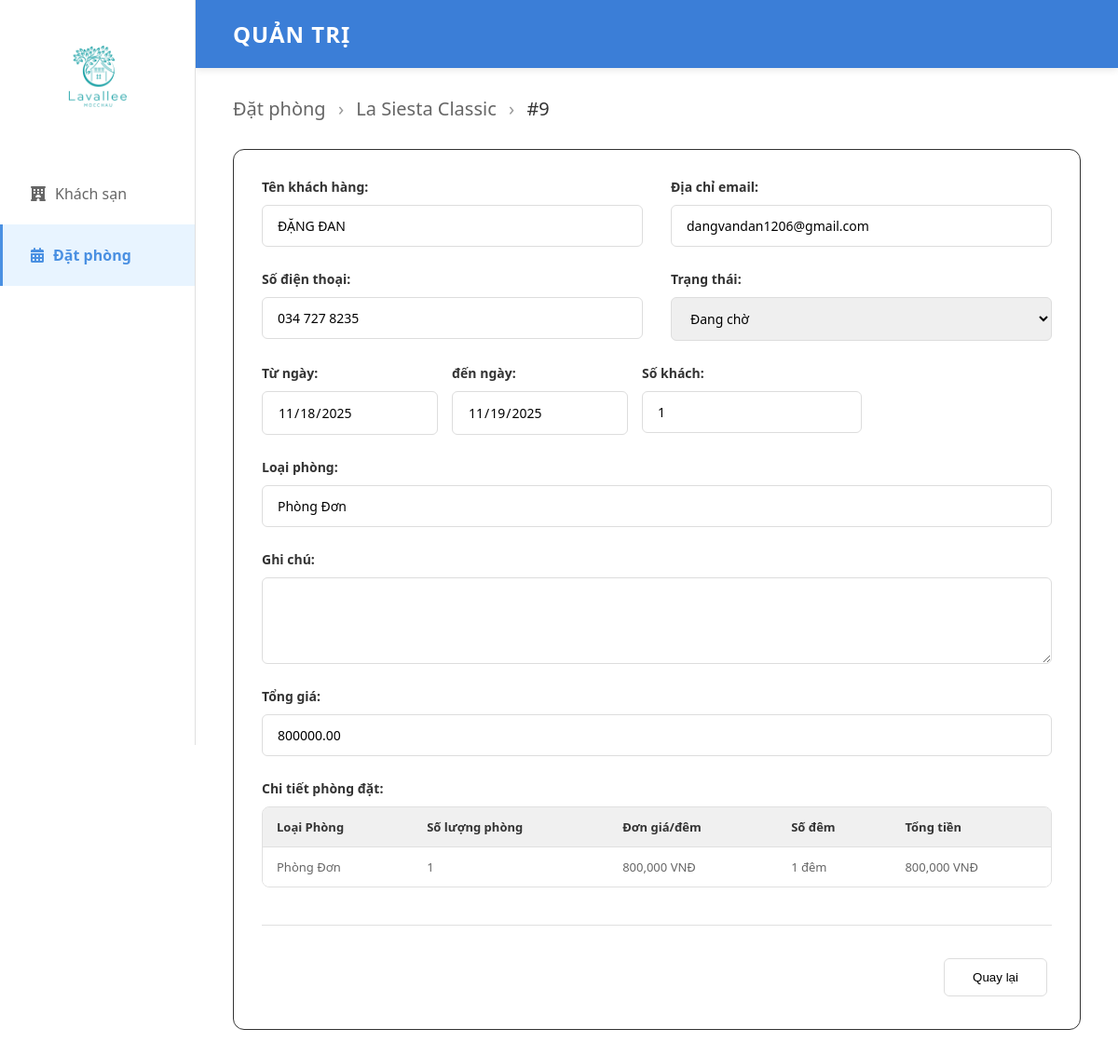
Screenshot of /admin-CTdatphong.php?id=9 (signed in) with the database file from the repository.
### tables this page shows
CREATE TABLE `bookings` (
  `booking_id` int NOT NULL,
  `user_id` int NOT NULL,
  `hotel_id` int NOT NULL,
  `room_id` int NOT NULL,
  `room_numbers` varchar(500) DEFAULT NULL,
  `room_quantity` int DEFAULT NULL,
  `check_in_date` date NOT NULL,
  `check_out_date` date NOT NULL,
  `num_guests` int NOT NULL DEFAULT '1',
  `total_price` decimal(10,2) NOT NULL,
  `status` enum('Chưa xác nhận','Đã xác nhận','Đã hoàn thành','Đã hủy') DEFAULT 'Chưa xác nhận',
  `notes` text,
  `created_at` timestamp NOT NULL DEFAULT CURRENT_TIMESTAMP,
  `updated_at` timestamp NOT NULL DEFAULT CURRENT_TIMESTAMP ON UPDATE CURRENT_TIMESTAMP
);

CREATE TABLE `khachsan` (
  `MaKS` int NOT NULL,
  `Ten` varchar(255) NOT NULL,
  `hangkhachsan` enum('cao cấp','sang trọng','bình dân') NOT NULL,
  `diemdg` decimal(2,1) DEFAULT '0.0',
  `xemhang` enum('xuất sắc','tốt','bình thường','kém','rất tệ') DEFAULT 'bình thường',
  `vitri` text,
  `khuvuc` varchar(100) NOT NULL,
  `mota` text,
  `giatri1` varchar(100) DEFAULT NULL,
  `giatri2` varchar(100) DEFAULT NULL,
  `giatri3` varchar(100) DEFAULT NULL,
  `giatri4` varchar(100) DEFAULT NULL,
  `anhmain` varchar(255) DEFAULT NULL,
  `anh1` varchar(255) DEFAULT NULL,
  `anh2` varchar(255) DEFAULT NULL,
  `anh3` varchar(255) DEFAULT NULL,
  `anh4` varchar(255) DEFAULT NULL,
  `motachitiet` text,
  `price` decimal(10,2) DEFAULT '0.00',
  `created_at` timestamp NOT NULL DEFAULT CURRENT_TIMESTAMP
);

CREATE TABLE `nguoidung` (
  `Mauser` int NOT NULL,
  `Tendangnhap` varchar(50) NOT NULL,
  `Email` varchar(100) NOT NULL,
  `Sdt` varchar(15) DEFAULT NULL,
  `matkhau` varchar(255) NOT NULL,
  `linkavatar` varchar(255) DEFAULT NULL,
  `admin` tinyint(1) NOT NULL DEFAULT '0',
  `created_at` timestamp NOT NULL DEFAULT CURRENT_TIMESTAMP,
  `google_uid` varchar(255) DEFAULT NULL
);

CREATE TABLE `rooms` (
  `room_id` int NOT NULL,
  `hotel_id` int NOT NULL,
  `room_type` enum('Phòng Đơn','Phòng Đôi') NOT NULL,
  `room_number` varchar(10) NOT NULL,
  `price_per_night` decimal(10,2) NOT NULL,
  `amenities` text,
  `capacity` int NOT NULL DEFAULT '1',
  `status` enum('Có sẵn','Đặt trước','Đang sử dụng','Bảo trì') DEFAULT 'Có sẵn',
  `description` text,
  `created_at` timestamp NOT NULL DEFAULT CURRENT_TIMESTAMP,
  `updated_at` timestamp NOT NULL DEFAULT CURRENT_TIMESTAMP ON UPDATE CURRENT_TIMESTAMP
);

### admin-CTdatphong.php (the view, shortened to what this page needs)
<!DOCTYPE html>
<html lang="vi">
<head>
    <link rel="stylesheet" href="CSS/style4.css">
     <link rel="stylesheet" href="https://cdnjs.cloudflare.com/ajax/libs/font-awesome/6.5.0/css/all.min.css">
</head>
<body>
    <?php
    require_once 'models/User.php';
    $bookingId = intval($_GET['id'] ?? 0);
    $booking_sql = "SELECT b.*,
                           u.Tendangnhap, u.Email, u.Sdt,
                           h.Ten as hotel_name,
                           r.room_type
                    FROM bookings b
                    JOIN nguoidung u ON b.user_id = u.Mauser
                    JOIN khachsan h ON b.hotel_id = h.MaKS
                    JOIN rooms r ON b.room_id = r.room_id
                    WHERE b.booking_id = ?";
    $stmt = $conn->prepare($booking_sql);
    $stmt->bind_param("i", $bookingId);
    $stmt->execute();
    $result = $stmt->get_result();
    $booking = $result->fetch_assoc();
    $check_in = new DateTime($booking['check_in_date']);
    $check_out = new DateTime($booking['check_out_date']);
    $duration = $check_in->diff($check_out)->days;
    ?>
    <div class="container">
        <aside class="sidebar">
            <div class="logo">
                <a href="index.php"><img src="img/logo.jpg" alt="Lavaliee Hotels"></a>
            </div>
            <nav class="menu">
                <a href="admin-dashboard.php" class="menu-item">
                    <i class="fa-solid fa-hotel" style="margin: 10px"></i> Khách sạn
                </a>
                <a href="admin-KSdsdatphong.php" class="menu-item active">
                     <i class="fa-solid fa-calendar-days" style="margin: 10px"></i> Đặt phòng
                </a>
            </nav>
        </aside>
        <main class="main-content">
            <header class="header">
                <h1>QUẢN TRỊ</h1>
            </header>
            <div class="content-wrapper">
                <div class="page-header">
                    <h2>
                        <a href="admin-KSdsdatphong.php" class="breadcrumb">Đặt phòng</a>
                        <span class="separator">›</span>
                        <a href="admin-KSdatphong.php?id=<?= $booking['hotel_id'] ?>" class="breadcrumb"><?= htmlspecialchars($booking['hotel_name']) ?></a>
                        <span class="separator">›</span>
                        #<?= $booking['booking_id'] ?>
                    </h2>
                </div>
                <form class="hotel-form booking-detail-form" id="bookingForm">
                    <div class="form-row">
                        <div class="form-group">
                            <label>Tên khách hàng:</label>
                            <input type="text" name="customer_name" value="<?= htmlspecialchars($booking['Tendangnhap']) ?>" class="form-input" readonly>
                        </div>
                        <div class="form-group">
                            <label>Địa chỉ email:</label>
                            <input type="email" name="email" value="<?= htmlspecialchars($booking['Email']) ?>" class="form-input" readonly>
                        </div>
                    </div>
                    <div class="form-row">
                        <div class="form-group">
                            <label>Số điện thoại:</label>
                            <input type="text" name="phone" value="<?= htmlspecialchars($booking['Sdt']) ?>" class="form-input" readonly>
                        </div>
                        <div class="form-group">
                            <label>Trạng thái:</label>
                            <select name="status" class="form-input">
                                <option value="Chưa xác nhận" <?= $booking['status'] == 'Chưa xác nhận' ? 'selected' : '' ?>>Đang chờ</option>
                            </select>
                        </div>
                    </div>
                    <div class="form-row booking-duration">
                        <div class="form-group">
                            <label>Từ ngày:</label>
                            <input type="date" name="checkin" value="<?= $booking['check_in_date'] ?>" class="form-input" readonly>
                        </div>
                        <div class="form-group">
                            <label>đến ngày:</label>
                            <input type="date" name="checkout" value="<?= $booking['check_out_date'] ?>" class="form-input" readonly>
                        </div>
                        <div class="form-group">
                            <label>Số khách:</label>
                            <input type="number" name="guests" value="<?= $booking['num_guests'] ?>" class="form-input" readonly>
                        </div>
                    </div>
                    <div class="form-group full-width">
                        <label>Loại phòng:</label>
                        <input type="text" name="room_type" value="<?= htmlspecialchars($booking['room_type']) ?>" class="form-input" readonly>
                    </div>
                    <div class="form-group full-width">
                        <label>Ghi chú:</label>
                        <textarea name="notes" class="form-textarea" rows="3"><?= htmlspecialchars($booking['notes'] ?? '') ?></textarea>
                    </div>
                    <div class="form-group full-width">
                        <label>Tổng giá:</label>
                        <input type="number" name="total_price" value="<?= $booking['total_price'] ?>" class="form-input" readonly>
                    </div>
                    <div class="form-group full-width">
                        <label>Chi tiết phòng đặt:</label>
                        <div class="room-booking-table">
                            <table class="booking-rooms-table">
                                <thead>
                                    <tr>
                                        <th>Loại Phòng</th>
                                        <th>Số lượng phòng</th>
                                        <th>Đơn giá/đêm</th>
                                        <th>Số đêm</th>
                                        <th>Tổng tiền</th>
                                    </tr>
                                </thead>
                                <tbody>
                                    <tr>
                                        <td><?= htmlspecialchars($booking['room_type']) ?></td>
                                        <td><?= $booking['room_quantity'] ?? 1 ?></td>
                                        <td><?= number_format($booking['total_price'] / ($duration > 0 ? $duration : 1), 0) ?> VNĐ</td>
                                        <td><?= $duration ?> đêm</td>
                                        <td><?= number_format($booking['total_price'], 0) ?> VNĐ</td>
                                    </tr>
                                </tbody>
                            </table>
                        </div>
                    </div>
                    <div class="form-actions">
                        <a href="admin-KSdsdatphong.php"><button type="button" class="btn-cancel">Quay lại</button></a>
                    </div>
                </form>
            </div>
        </main>
    </div>
</body>
</html>

### CSS/style4.css (style rules this page uses)
* { margin: 0; padding: 0; box-sizing: border-box; }
body { font-family: "Segoe UI", Tahoma, Geneva, Verdana, sans-serif; color: #333; }
.container { display: flex; min-height: 100vh; }
.sidebar { width: 210px; background-color: #fff; border-right: 1px solid #e0e0e0; padding: 20px 0; position: fixed; height: 100vh; left: 0; top: 0; }
.logo { padding: 0 20px 30px; text-align: center; }
.logo img { max-width: 120px; height: auto; }
.menu { display: flex; flex-direction: column; }
.menu-item { display: flex; align-items: center; padding: 15px 20px; color: #666; text-decoration: none; transition: all 0.3s ease; border-left: 3px solid transparent; }
.menu-item.active { background-color: #e8f4ff; color: #4a90e2; border-left-color: #4a90e2; font-weight: 600; }
.main-content { margin-left: 210px; flex: 1; width: calc(100% - 210px); }
button { border: none; background: none; outline: none; cursor: pointer; margin: 5px; }
.header { background: linear-gradient(135deg, #3b7ed7 0%, #3b7ed7 100%); color: white; padding: 20px 40px; box-shadow: 0 2px 8px rgba(0, 0, 0, 0.1); }
.header h1 { font-size: 24px; font-weight: 600; letter-spacing: 1px; }
.content-wrapper { padding: 30px 40px; }
.page-header { display: flex; justify-content: space-between; align-items: center; margin-bottom: 30px; }
.page-header h2 { font-size: 20px; color: #333; font-weight: 500; }
.breadcrumb { color: #666; text-decoration: none; }
.separator { color: #999; margin: 0 8px; }
.hotel-form { background: white; padding: 30px; border-radius: 12px; border: 1px solid #333; }
.form-row { display: grid; grid-template-columns: 1fr 1fr; gap: 30px; margin-bottom: 25px; }
.form-group { display: flex; flex-direction: column; }
.form-group.full-width { margin-bottom: 25px; }
.form-group label { font-weight: 600; margin-bottom: 10px; color: #333; font-size: 14px; }
.form-input, .form-textarea { padding: 12px 16px; border: 1px solid #ddd; border-radius: 6px; font-size: 14px; font-family: inherit; transition: border-color 0.3s ease; }
.form-textarea { resize: vertical; line-height: 1.6; }
.form-actions { display: flex; justify-content: flex-end; gap: 15px; margin-top: 40px; padding-top: 30px; border-top: 1px solid #e0e0e0; }
.btn-cancel { padding: 12px 30px; border: 1px solid #ddd; background: white; border-radius: 6px; cursor: pointer; font-weight: 500; transition: all 0.3s ease; }
.booking-duration { display: grid; grid-template-columns: 1fr 1fr 1fr 1fr; gap: 15px; }
.room-booking-table { border: 1px solid #e0e0e0; border-radius: 8px; overflow: hidden; background: #fafafa; }
.booking-rooms-table { width: 100%; border-collapse: collapse; }
.booking-rooms-table thead { background: #f0f0f0; }
.booking-rooms-table th { padding: 12px 15px; text-align: left; font-weight: 600; font-size: 13px; color: #333; border-bottom: 1px solid #e0e0e0; }
.booking-rooms-table td { padding: 12px 15px; font-size: 13px; color: #666; background: white; text-align: left; }

### rows the page displays
bookings: hotel.Ten "La Siesta Classic", booking_id "9", customer_name "ĐẶNG ĐAN", email "dangvandan1206@gmail.com", phone "034 727 8235", status "Đang chờ", checkin "11/18/2025", checkout "11/19/2025", guests "1", room_type "Phòng Đơn", total_price "800000.00", room.room_type "Phòng Đơn", room_quantity "1", $booking['total_price'] / ($duration > 0 ? $duration : 1) "800,000", duration "1", total_price "800,000"
